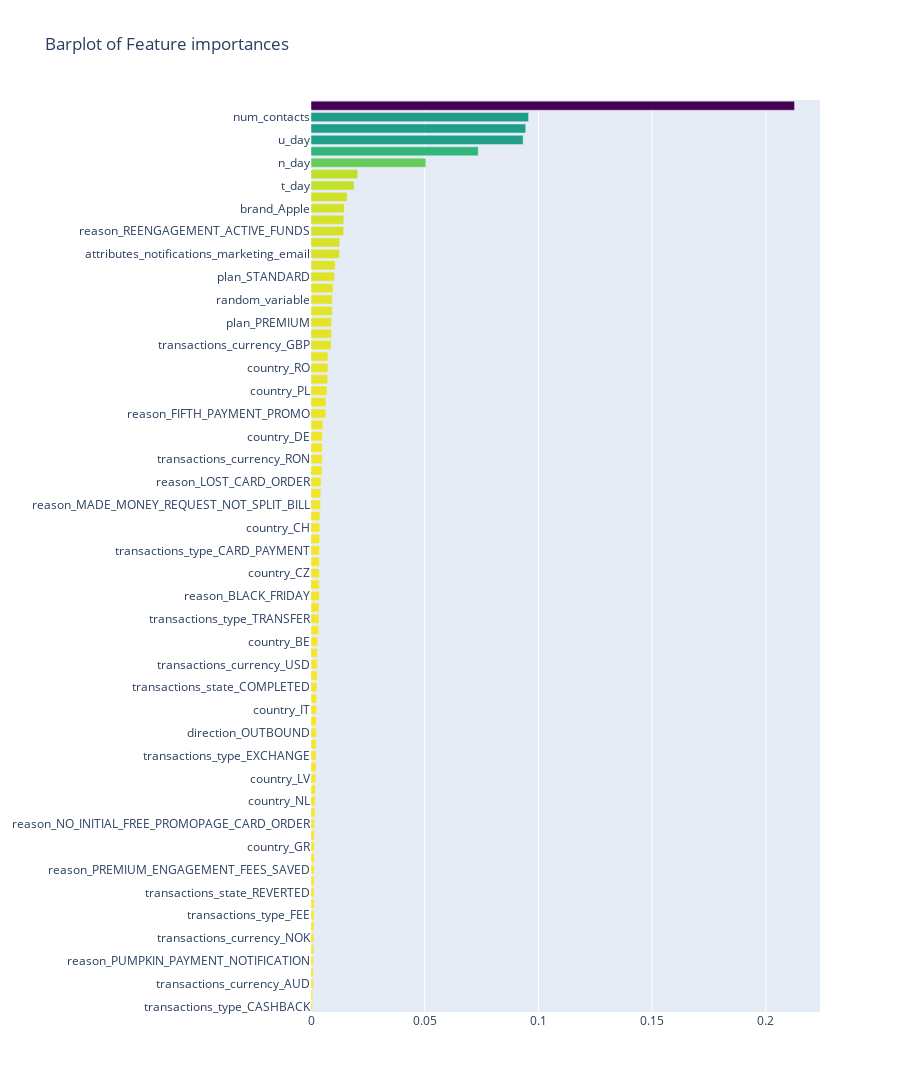

Notebook cell for this chart:
### Code cell
configure_plotly_browser_state()
x, y = (list(x) for x in zip(*sorted(zip(rf.feature_importances_, features), 
                                                            reverse = False)))
trace2 = go.Bar(
    x=x ,
    y=y,
    marker=dict(
        color=x,
        colorscale = 'Viridis',
        reversescale = True
    ),
    name='Random Forest Feature importance',
    orientation='h',
)

layout = dict(
    title='Barplot of Feature importances',
     width = 900, height = 2000,
    yaxis=dict(
        showgrid=False,
        showline=False,
        showticklabels=True,
#         domain=[0, 0.85],
    ))

fig1 = go.Figure(data=[trace2])
fig1['layout'].update(layout)
py.iplot(fig1, filename='plots')

### Figure 1 — Plotly figure (JSON) as saved in the notebook; plotly's stock layout.template omitted (floating-point values rounded to 4 significant figures)
{"data": [{"marker": {"color": [0.0006773, 0.0007295, 0.001016, 0.00102, 0.001156, 0.001225, 0.001278, 0.001298, 0.001323, 0.001356, 0.001377, 0.00138, 0.001453, 0.001458, 0.001459, 0.001493, 0.001536, 0.00176, 0.001877, 0.001966, 0.002059, 0.002246, 0.002252, 0.002284, 0.002382, 0.002397, 0.002433, 0.002477, 0.002647, 0.002714, 0.002735, 0.002776, 0.002936, 0.003405, 0.00353, 0.003532, 0.003605, 0.003632, 0.003642, 0.00367, 0.003766, 0.003808, 0.003856, 0.003932, 0.004179, 0.0043, 0.004454, 0.004854, 0.004913, 0.004983, 0.005033, 0.005196, 0.006501, 0.00654, 0.007019, 0.00731, 0.00742, 0.007437, 0.008877, 0.009041, 0.009095, 0.009353, 0.009369, 0.009667, 0.01038, 0.01065, 0.01252, 0.01264, 0.01436, 0.01442, 0.01463, 0.01585, 0.01897, 0.02054, 0.05047, 0.07355, 0.09327, 0.09441, 0.09567, 0.2126], "colorscale": [[0, "#440154"], [0.1111, "#482878"], [0.2222, "#3e4989"], [0.3333, "#31688e"], [0.4444, "#26828e"], [0.5556, "#1f9e89"], [0.6667, "#35b779"], [0.7778, "#6ece58"], [0.8889, "#b5de2b"], [1, "#fde725"]], "reversescale": true}, "name": "Random Forest Feature importance", "orientation": "h", "type": "bar", "x": [0.0006773, 0.0007295, 0.001016, 0.00102, 0.001156, 0.001225, 0.001278, 0.001298, 0.001323, 0.001356, 0.001377, 0.00138, 0.001453, 0.001458, 0.001459, 0.001493, 0.001536, 0.00176, 0.001877, 0.001966, 0.002059, 0.002246, 0.002252, 0.002284, 0.002382, 0.002397, 0.002433, 0.002477, 0.002647, 0.002714, 0.002735, 0.002776, 0.002936, 0.003405, 0.00353, 0.003532, 0.003605, 0.003632, 0.003642, 0.00367, 0.003766, 0.003808, 0.003856, 0.003932, 0.004179, 0.0043, 0.004454, 0.004854, 0.004913, 0.004983, 0.005033, 0.005196, 0.006501, 0.00654, 0.007019, 0.00731, 0.00742, 0.007437, 0.008877, 0.009041, 0.009095, 0.009353, 0.009369, 0.009667, 0.01038, 0.01065, 0.01252, 0.01264, 0.01436, 0.01442, 0.01463, 0.01585, 0.01897, 0.02054, 0.05047, 0.07355, 0.09327, 0.09441, 0.09567, 0.2126], "y": ["transactions_type_CASHBACK", "u_year", "transactions_currency_AUD", "transactions_type_ATM", "reason_PUMPKIN_PAYMENT_NOTIFICATION", "transactions_currency_SEK", "transactions_currency_NOK", "plan_METAL_FREE", "transactions_type_FEE", "country_SE", "transactions_state_REVERTED", "country_NO", "reason_PREMIUM_ENGAGEMENT_FEES_SAVED", "reason_WELCOME_HOME", "country_GR", "transactions_state_DECLINED", "reason_NO_INITIAL_FREE_PROMOPAGE_CARD_ORDER", "reason_JOINING_ANNIVERSARY", "country_NL", "country_HU", "country_LV", "transactions_type_TOPUP", "transactions_type_EXCHANGE", "transactions_currency_CHF", "direction_OUTBOUND", "reason_NO_INITIAL_CARD_ORDER", "country_IT", "transactions_currency_CZK", "transactions_state_COMPLETED", "country_CY", "transactions_currency_USD", "reason_NO_INITIAL_CARD_USE", "country_BE", "channel_PUSH", "transactions_type_TRANSFER", "reason_ENGAGEMENT_SPLIT_BILL_RESTAURANT", "reason_BLACK_FRIDAY", "channel_EMAIL", "country_CZ", "reason_METAL_GAME_START", "transactions_type_CARD_PAYMENT", "reason_METAL_RESERVE_PLAN", "country_CH", "country_LT", "reason_MADE_MONEY_REQUEST_NOT_SPLIT_BILL", "country_MT", "reason_LOST_CARD_ORDER", "country_PT", "transactions_currency_RON", "transactions_currency_PLN", "country_DE", "reason_ONBOARDING_TIPS_ACTIVATED_USERS", "reason_FIFTH_PAYMENT_PROMO", "country_ES", "country_PL", "plan_METAL", "country_RO", "amount_usd_zscore", "transactions_currency_GBP", "country_IE", "plan_PREMIUM", "country_FR", "random_variable", "transactions_currency_EUR", "plan_STANDARD", "status_SENT", "attributes_notifications_marketing_email", "country_GB", "reason_REENGAGEMENT_ACTIVE_FUNDS", "brand_Android", "brand_Apple", "user_settings_crypto_unlocked", "t_day", "amount_usd_log_max_norm", "n_day", "u_month", "u_day", "birth_year", "num_contacts", "tran_count_each_user"]}], "layout": {"height": 2000, "title": {"text": "Barplot of Feature importances"}, "width": 900, "yaxis": {"showgrid": false, "showline": false, "showticklabels": true}}}
